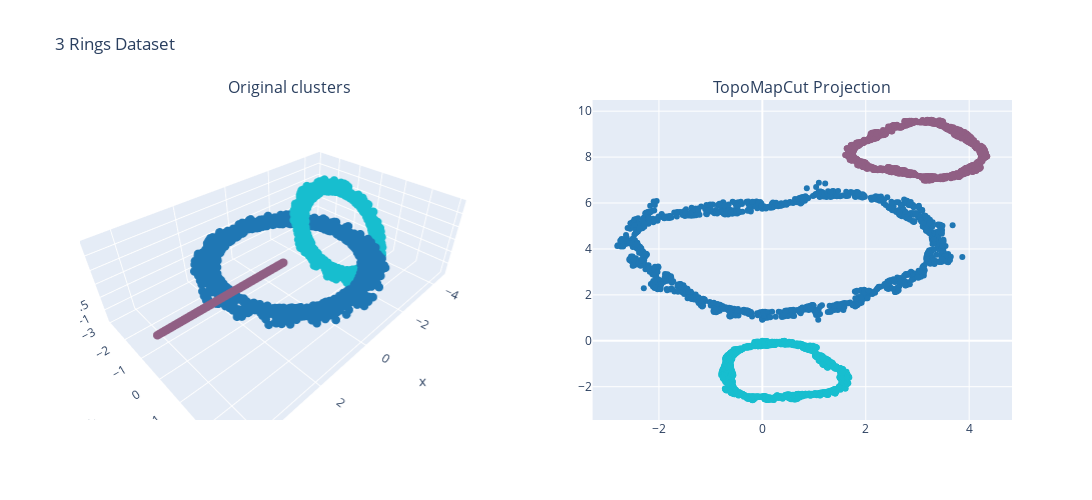

Write notebook code for a chart like this one.
### Code cell
fig = plot_data_projection(df_rings, projections)
fig.update_layout(title_text='3 Rings Dataset')
fig.show()

### Figure 1 — Plotly figure (JSON) as saved in the notebook; plotly's stock layout.template omitted (floating-point values rounded to 4 significant figures; data arrays with more than 128 entries replaced by an {"elided": "..."} marker saying what was removed)
{"data": [{"marker": {"color": {"elided": "3210 int values"}, "colorscale": [[0, "#1F77B4"], [0.1111, "#FF7F0E"], [0.2222, "#2CA02C"], [0.3333, "#D62728"], [0.4444, "#9467BD"], [0.5556, "#8C564B"], [0.6667, "#E377C2"], [0.7778, "#7F7F7F"], [0.8889, "#BCBD22"], [1, "#17BECF"]], "size": 3}, "mode": "markers", "scene": "scene", "type": "scatter3d", "x": {"elided": "3210 float values"}, "y": {"elided": "3210 float values"}, "z": {"elided": "3210 float values"}}, {"marker": {"color": {"elided": "3210 int values"}, "colorscale": [[0, "#1F77B4"], [0.1111, "#FF7F0E"], [0.2222, "#2CA02C"], [0.3333, "#D62728"], [0.4444, "#9467BD"], [0.5556, "#8C564B"], [0.6667, "#E377C2"], [0.7778, "#7F7F7F"], [0.8889, "#BCBD22"], [1, "#17BECF"]]}, "mode": "markers", "type": "scatter", "x": {"elided": "3210 float values"}, "xaxis": "x", "y": {"elided": "3210 float values"}, "yaxis": "y"}], "layout": {"annotations": [{"font": {"size": 16}, "showarrow": false, "text": "Original clusters", "x": 0.225, "xanchor": "center", "xref": "paper", "y": 1, "yanchor": "bottom", "yref": "paper"}, {"font": {"size": 16}, "showarrow": false, "text": "TopoMapCut Projection", "x": 0.775, "xanchor": "center", "xref": "paper", "y": 1, "yanchor": "bottom", "yref": "paper"}], "height": 500, "scene": {"domain": {"x": [0, 0.45], "y": [0, 1]}}, "showlegend": false, "title": {"text": "3 Rings Dataset"}, "width": 1200, "xaxis": {"anchor": "y", "domain": [0.55, 1]}, "yaxis": {"anchor": "x", "domain": [0, 1]}}}
